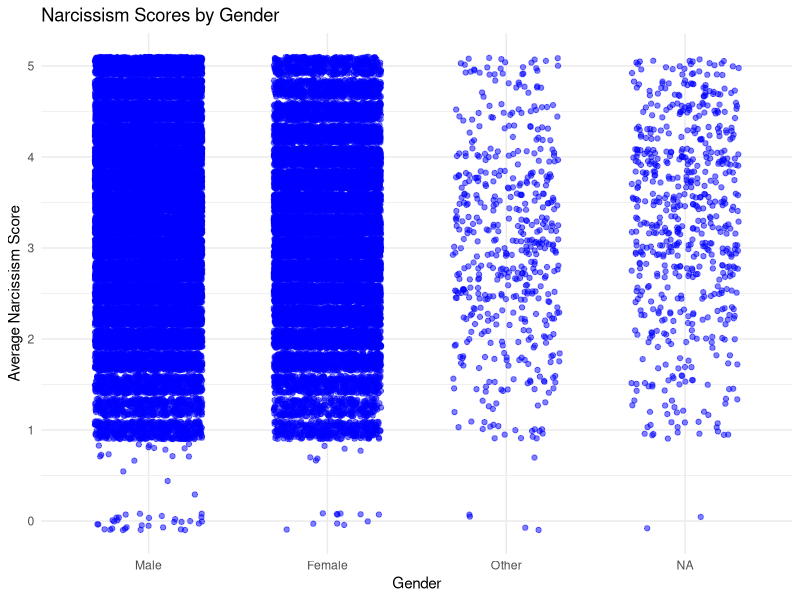
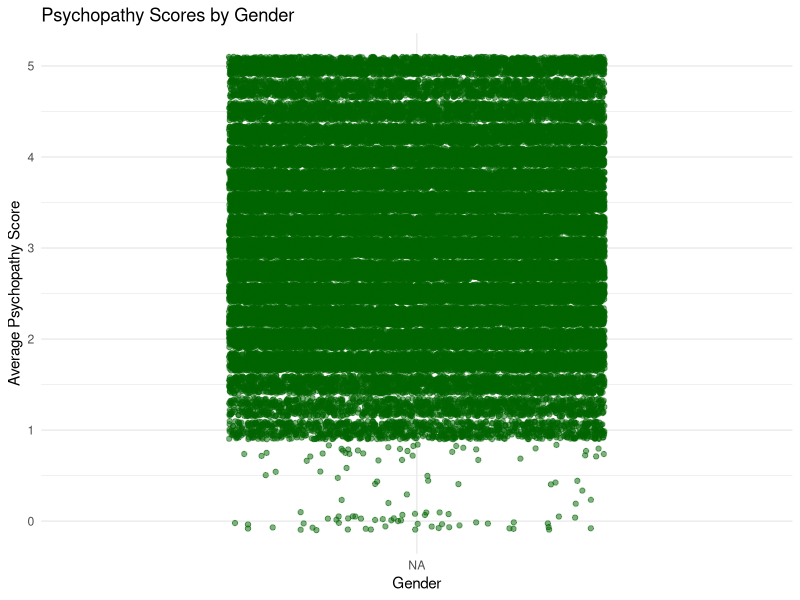
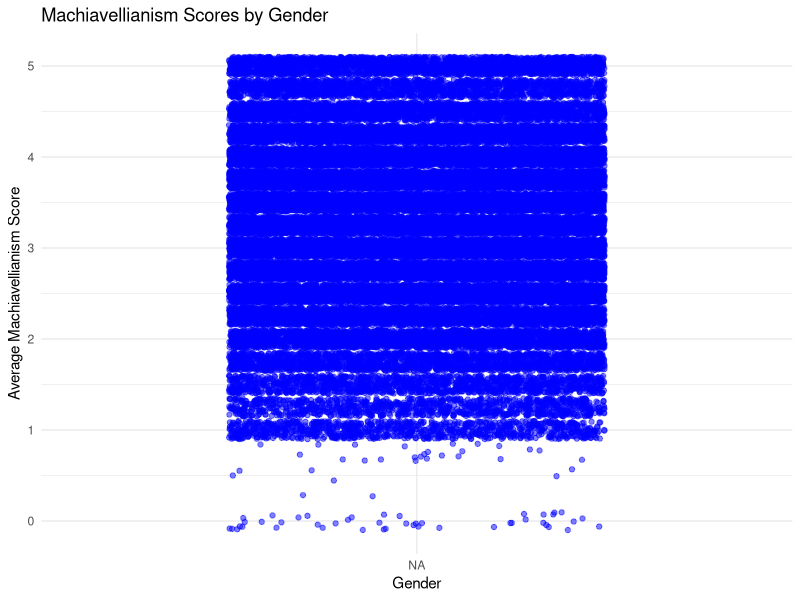

The R script that drew these images, in order:
## ---- chunk 1
install.packages("ggplot2")
library(ggplot2)


## ---- chunk 2

mydata <- read.csv("nyla_data.csv") 
## ---- chunk 3

mydata$gender <- factor(mydata$gender, levels = c(1,2,3), labels = c("Male", "Female","Other"))

scale1_vars <- c("DDN1", "DDN2", "DDN3", "DDN4")

mydata$narcissism <- rowMeans(mydata[, scale1_vars], na.rm = TRUE)

ggplot(mydata, aes(x = gender, y = narcissism)) +
  geom_jitter(width = 0.3, size= 1.5, alpha = 0.5, color = "blue") +
  labs(
    x = "Gender",
    y = "Average Narcissism Score",
    title = "Narcissism Scores by Gender"
  ) +
  theme_minimal()

## ---- chunk 4


mydata$gender <- factor(mydata$gender, levels = c(1,2,3), labels = c("Male", "Female","Other"))

scale1_vars <- c("DDP1", "DDP2", "DDP3", "DDP4")

mydata$psychopathy <- rowMeans(mydata[, scale1_vars], na.rm = TRUE)

ggplot(mydata, aes(x = gender, y = psychopathy)) +
  geom_jitter(width = 0.3, size= 1.5, alpha = 0.5, color = "darkgreen") +
  labs(
    x = "Gender",
    y = "Average Psychopathy Score",
    title = "Psychopathy Scores by Gender"
  ) +
  theme_minimal()

## ---- chunk 5

mydata$gender <- factor(mydata$gender, levels = c(1,2,3), labels = c("Male", "Female","Other")) 

scale1_vars <- c("DDM1", "DDM2", "DDM3", "DDM4")

mydata$machiavellianism <- rowMeans(mydata[, scale1_vars], na.rm = TRUE)

ggplot(mydata, aes(x = gender, y = machiavellianism)) +
  geom_jitter(width = 0.3, size= 1.5, alpha = 0.5, color = "blue") +
  labs(
    x = "Gender",
    y = "Average Machiavellianism Score",
    title = "Machiavellianism Scores by Gender"
  ) +
  theme_minimal()

